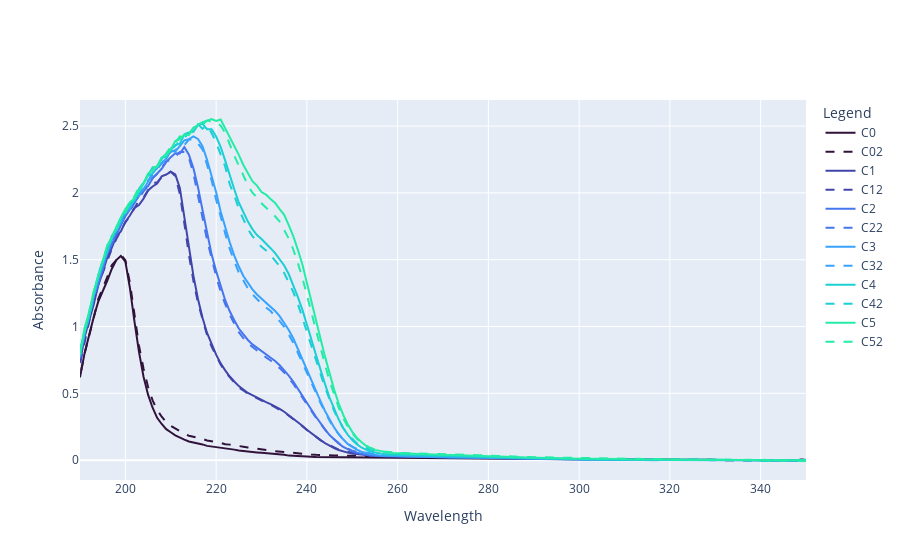

Notebook source saved alongside this figure:
### Code cell
fig = go.Figure()

colors = px.colors.sequential.Turbo

for i in range(6):
    spectrum = pd.read_csv(f'./data/C{i}.TXT', sep='\t', header=None, skiprows=19)  # Adjust the delimiter if necessary
    spectrumt2 = pd.read_csv(f'./data/C{i}2.TXT', sep='\t', header=None, skiprows=19)  # Adjust the delimiter if necessary
    spectrum.columns = ['Wavelength', 'Absorbance']
    spectrumt2.columns = ['Wavelength', 'Absorbance']
    spectrum = spectrum.dropna()
    spectrumt2 = spectrumt2.dropna()

    # spectrum['Absorbance'] = spectrum['Absorbance'] - fondo['Absorbance']
    # spectrumt2['Absorbance'] = spectrumt2['Absorbance'] - fondo['Absorbance']

    # appaio code:
    coda = spectrum['Absorbance'][spectrum['Wavelength'] == 340].values[0]
    coda2 = spectrumt2['Absorbance'][spectrumt2['Wavelength'] == 340].values[0]
    spectrum['Absorbance'] = spectrum['Absorbance'] - coda
    spectrumt2['Absorbance'] = spectrumt2['Absorbance'] - coda2

    fig.add_trace(go.Scatter(x=spectrum['Wavelength'], y=spectrum['Absorbance'], mode='lines', name=f'C{i}', line_color=colors[i]))
    fig.add_trace(go.Scatter(x=spectrumt2['Wavelength'], y=spectrumt2['Absorbance'], mode='lines', name=f'C{i}2', line_color=colors[i], line=dict(dash='dash')))

fig.update_layout(
    # title='Spectrum and Spectrum T2',
    xaxis_title='Wavelength',
    yaxis_title='Absorbance',
    legend_title='Legend'
)

fig.show()

### Figure 1 — Plotly figure (JSON) as saved in the notebook; plotly's stock layout.template omitted (floating-point values rounded to 4 significant figures; data arrays with more than 128 entries replaced by an {"elided": "..."} marker saying what was removed)
{"data": [{"line": {"color": "#30123b"}, "mode": "lines", "name": "C0", "type": "scatter", "x": {"elided": "161 float values"}, "y": {"elided": "161 float values"}}, {"line": {"color": "#30123b", "dash": "dash"}, "mode": "lines", "name": "C02", "type": "scatter", "x": {"elided": "161 float values"}, "y": {"elided": "161 float values"}}, {"line": {"color": "#4145ab"}, "mode": "lines", "name": "C1", "type": "scatter", "x": {"elided": "161 float values"}, "y": {"elided": "161 float values"}}, {"line": {"color": "#4145ab", "dash": "dash"}, "mode": "lines", "name": "C12", "type": "scatter", "x": {"elided": "161 float values"}, "y": {"elided": "161 float values"}}, {"line": {"color": "#4675ed"}, "mode": "lines", "name": "C2", "type": "scatter", "x": {"elided": "161 float values"}, "y": {"elided": "161 float values"}}, {"line": {"color": "#4675ed", "dash": "dash"}, "mode": "lines", "name": "C22", "type": "scatter", "x": {"elided": "161 float values"}, "y": {"elided": "161 float values"}}, {"line": {"color": "#39a2fc"}, "mode": "lines", "name": "C3", "type": "scatter", "x": {"elided": "161 float values"}, "y": {"elided": "161 float values"}}, {"line": {"color": "#39a2fc", "dash": "dash"}, "mode": "lines", "name": "C32", "type": "scatter", "x": {"elided": "161 float values"}, "y": {"elided": "161 float values"}}, {"line": {"color": "#1bcfd4"}, "mode": "lines", "name": "C4", "type": "scatter", "x": {"elided": "161 float values"}, "y": {"elided": "161 float values"}}, {"line": {"color": "#1bcfd4", "dash": "dash"}, "mode": "lines", "name": "C42", "type": "scatter", "x": {"elided": "161 float values"}, "y": {"elided": "161 float values"}}, {"line": {"color": "#24eca6"}, "mode": "lines", "name": "C5", "type": "scatter", "x": {"elided": "161 float values"}, "y": {"elided": "161 float values"}}, {"line": {"color": "#24eca6", "dash": "dash"}, "mode": "lines", "name": "C52", "type": "scatter", "x": {"elided": "161 float values"}, "y": {"elided": "161 float values"}}], "layout": {"legend": {"title": {"text": "Legend"}}, "xaxis": {"title": {"text": "Wavelength"}}, "yaxis": {"title": {"text": "Absorbance"}}}}
